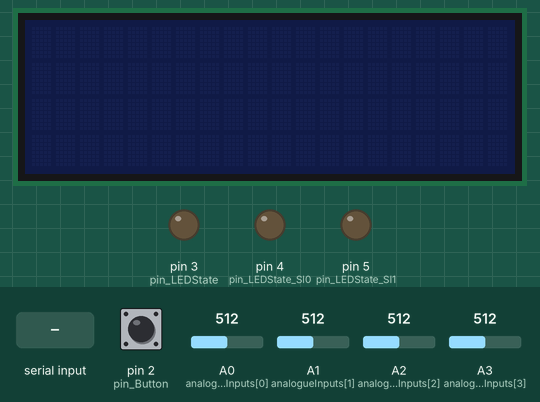
The sketch below on a simulated Arduino Uno, built with avr-gcc and run on an emulated ATmega328P. Parts: 20×4 character LCD, output pins drawn as LEDs (lit = HIGH). The inputs (shaded band) are chosen by the test bench; at power-on: A0 (analogueInputs[0]) = 512, A1 (analogueInputs[1]) = 512, pin 2 (pin_Button) LOW, A2 (analogueInputs[2]) = 512, A3 (analogueInputs[3]) = 512. What the sketch prints to the serial monitor is not drawn.

Above: at 1.2 s.
1.3 s: "Select_SL0\n" received over Serial
At 2.5 s:
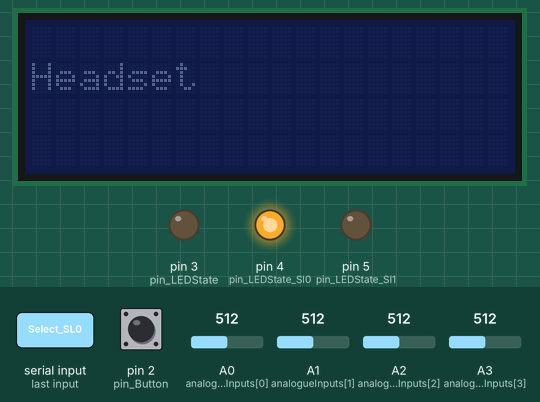
2.8 s: "Select_SL1\n" received over Serial
At 3.9 s:
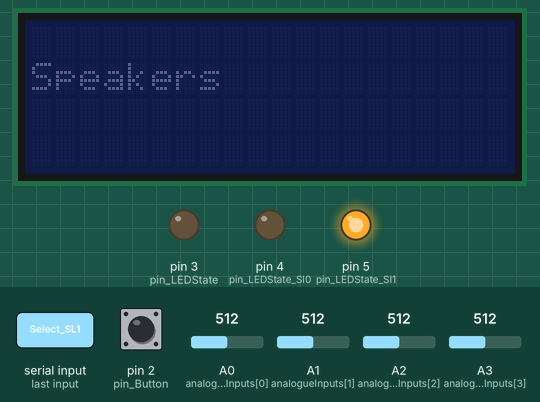
4.3 s: "Hello\n" received over Serial
At 5.1 s:
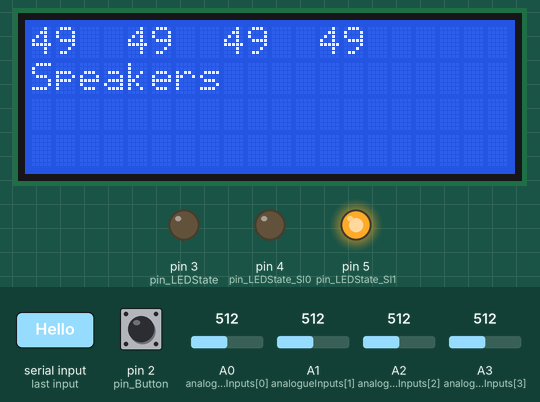
5.8 s: "Select_SL0\n" received over Serial
At 6.1 s:
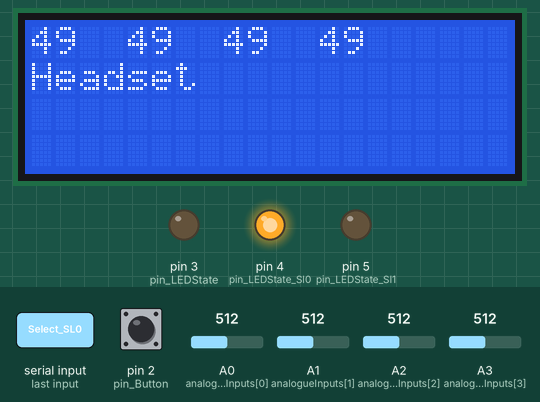
7.3 s: A0 (analogueInputs[0]) set to 716
At 7.6 s:
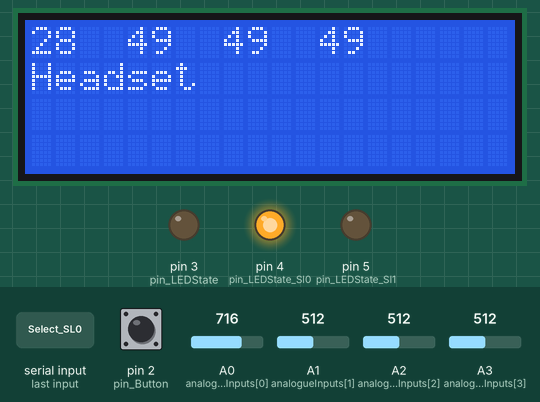
8.8 s: A1 (analogueInputs[1]) set to 716
At 10.0 s:
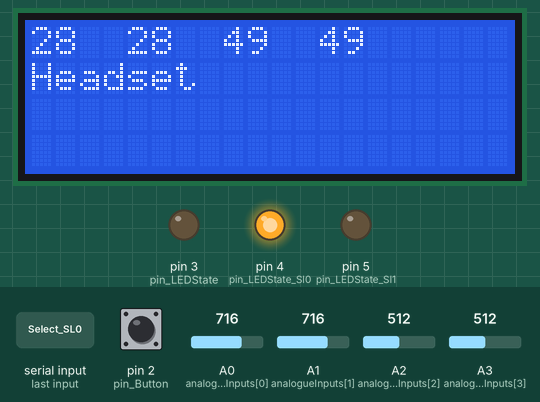
Timing chart, 0 to 11.3 s (numbered marks = the images above; inputs shaded):
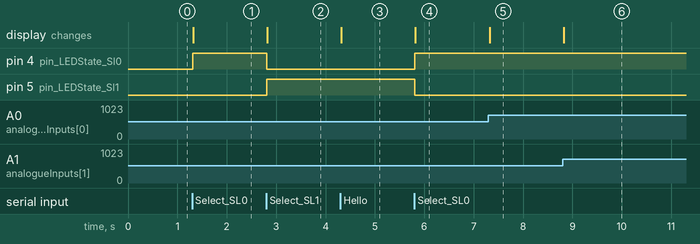

The sketch:

AudioMixer.ino
```cpp
#include <LiquidCrystal_I2C.h>

const int SliderCount = 4;
const int analogueInputs[SliderCount] = { A0, A1, A2, A3 };
const int pin_Button = 2;
const int pin_LEDState = 3;
const int pin_LEDState_Sl0 = 4;
const int pin_LEDState_Sl1 = 5;
const int rounding = 10;
const int StabilityValue = 20;
const int HeartbeatPulse = 1000 * 60;
const int HeartbeatPingAllowance = 5000;
const long maxLong = 2147483647L;
int currentValues[SliderCount] = {0,0,0,0};
int changedValCount[SliderCount] = {100,100,100,100};
long MustHaveHeartbeatBy;
long NextHeartbeat = 0;
bool buttonPressed = false;
bool buttonSent = false;
bool active = false;

LiquidCrystal_I2C lcd(0x27,20,4);

void setup() {
   for (int i = 0; i < SliderCount; i++) {
    pinMode(analogueInputs[i], INPUT);
  }
  MustHaveHeartbeatBy = maxLong;
  pinMode(pin_Button,INPUT);
  pinMode(pin_LEDState,OUTPUT);
  pinMode(pin_LEDState_Sl0,OUTPUT);
  pinMode(pin_LEDState_Sl1,OUTPUT);
  digitalWrite(pin_LEDState, LOW);
  digitalWrite(pin_LEDState_Sl0, LOW);
  digitalWrite(pin_LEDState_Sl1, LOW);
  active = false;
  lcd.init();
  lcd.noBacklight();
  lcd.clear();

  Serial.begin(9600);

}

void GatedSendString (String s)
{
  if (active)
  {
    Serial.println(s);
  }
}

bool updateButton()
{
  if (!active) return;
  buttonPressed = digitalRead(pin_Button);
  if (buttonPressed)
  {
    if (!buttonSent)
    {
      GatedSendString("Toggle");
      buttonSent = true;
    }
  } else {
    buttonSent = false;
  }
}

bool UpdateSliderValue (int index)
{
  int raw = (int)analogRead(analogueInputs [index]);
  int remainder = raw % rounding;
  raw = raw - remainder;
  if (remainder > 2 ) raw += rounding;
  if (raw > 1000) raw = 1000;
  raw = raw / 10;
  raw = 100 - raw;
  if (currentValues[index] != raw)
  {
    changedValCount[index] += 1;
    if (changedValCount[index] > StabilityValue)
    {
      changedValCount[index] = 0;
      currentValues[index] = raw;
      return true;
    }
  } else changedValCount[index] = 0;
  return false;
}

bool UpdateSliderValues()
{
   bool retVal = false;
   for (int i = 0; i < SliderCount; i++) {
    retVal |= UpdateSliderValue(i);
   }
   return retVal;
}

void SendCommand()
{
  if (!active) return;
  String retVal = "";
   for (int i = 0; i < SliderCount; i++) {
    retVal += String(currentValues[i]);
    lcd.setCursor(i * 4,0);
    lcd.print(String(currentValues[i]));
    lcd.print(" ");
    if (i < SliderCount - 1) {
      retVal += String("|");
    }
  }
  GatedSendString(retVal);
}

void SerialCommandHandler()
{
  String myString = "";
  while (Serial.available() > 0)
  {
    myString = Serial.readStringUntil('\n');
    if (myString == "Hello")
    {
      wakeUp();
    }
    else if (myString == "Bye")
    {
      Shutdown();
    } else if (myString == "Beat")
    {
      MustHaveHeartbeatBy = maxLong;
    }
    else if (myString == "LED0")
    {
      digitalWrite(pin_LEDState,LOW);
    } else if (myString == "LED1")
    {
      digitalWrite(pin_LEDState, HIGH);
    } else if (myString == "Select_SL0")
    {
      digitalWrite(pin_LEDState_Sl0, HIGH);
      digitalWrite(pin_LEDState_Sl1, LOW);
      lcd.setCursor(0,1);
      lcd.print("Headset ");
    }else if (myString == "Select_SL1")
    {
      digitalWrite(pin_LEDState_Sl1, HIGH);
      digitalWrite(pin_LEDState_Sl0,LOW);
      lcd.setCursor(0,1);
      lcd.print("Speakers");
    }
  }
}

void wakeUp()
{
      active = true;
      GatedSendString("Hi");
      SendCommand();
      lcd.backlight();
}

void Shutdown()
{
      active = false;
      digitalWrite(pin_LEDState,LOW);
      digitalWrite(pin_LEDState_Sl0, LOW);
      digitalWrite(pin_LEDState_Sl1, LOW);
      NextHeartbeat = HeartbeatPulse;
      MustHaveHeartbeatBy = maxLong;
      lcd.noBacklight();
      lcd.clear();
}

void HandleHeartbeat()
{
  if (active)
  {
    if (millis() > NextHeartbeat)
    {
        GatedSendString("Beat");
        MustHaveHeartbeatBy = millis() + HeartbeatPingAllowance;
        NextHeartbeat = millis() + HeartbeatPulse;
    }
    if (millis() > MustHaveHeartbeatBy)
    {
        NextHeartbeat = millis() + HeartbeatPulse;
        MustHaveHeartbeatBy = maxLong;
        Shutdown();
    }
  } else {
        Serial.println("Waiting");
        delay(5000);
  }
}

void loop() {
  // put your main code here, to run repeatedly:
  if (UpdateSliderValues())
  {
     SendCommand();
  }
  updateButton();
  SerialCommandHandler();
 // HandleHeartbeat();
}
```

Measured:
- after the input at 1.3 s, pin 4 (pin_LEDState_Sl0): LOW → HIGH at once; the display: changes at once (image 1)
- after the input at 2.8 s, pin 4 (pin_LEDState_Sl0): HIGH → LOW at once; pin 5 (pin_LEDState_Sl1): LOW → HIGH at once; the display: changes at once (image 2)
- after the input at 4.3 s, the display: changes at once (image 3)
- after the input at 5.8 s, pin 4 (pin_LEDState_Sl0): LOW → HIGH at once; pin 5 (pin_LEDState_Sl1): HIGH → LOW at once; the display: changes at once (image 4)
- after the input at 7.3 s, the display: changes at once (image 5)
- after the input at 8.8 s, the display: changes at once (image 6)
